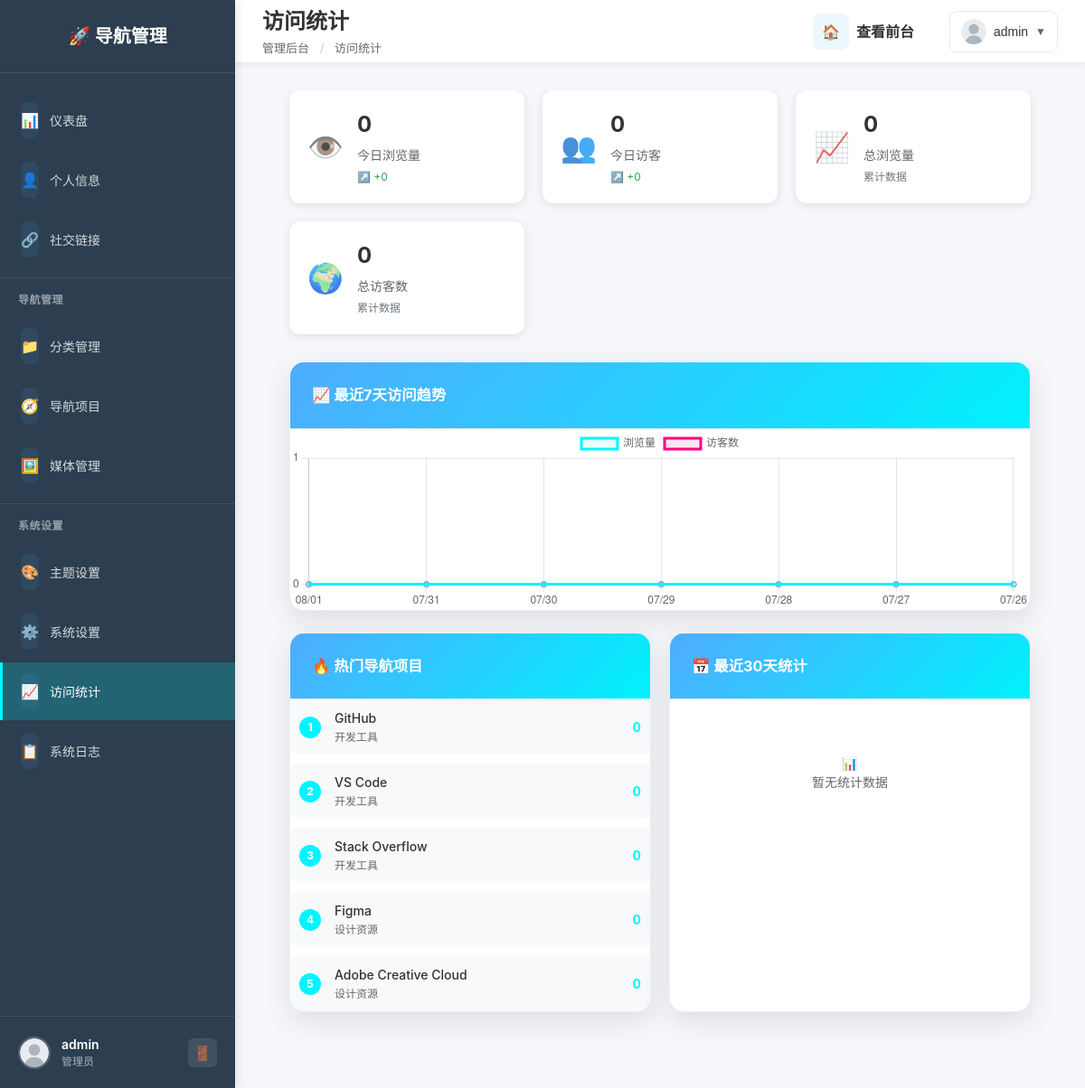
Page /admin/index.php?page=stats (signed in) on the committed database.
### tables this page shows
CREATE TABLE `nav_items` (
  `id` int(11) NOT NULL AUTO_INCREMENT,
  `category_id` int(11) NOT NULL COMMENT '分类ID',
  `name` varchar(100) NOT NULL COMMENT '项目名称',
  `url` varchar(500) NOT NULL COMMENT '链接地址',
  `icon` varchar(255) DEFAULT NULL COMMENT '项目图标',
  `description` text COMMENT '项目描述',
  `sort_order` int(11) DEFAULT '0' COMMENT '排序',
  `is_active` tinyint(1) DEFAULT '1' COMMENT '是否启用',
  `click_count` int(11) DEFAULT '0' COMMENT '点击次数',
  `is_featured` tinyint(1) DEFAULT '0' COMMENT '是否推荐',
  `target` enum('_self','_blank') DEFAULT '_blank' COMMENT '打开方式',
  `created_at` timestamp NULL DEFAULT CURRENT_TIMESTAMP,
  `updated_at` timestamp NULL DEFAULT CURRENT_TIMESTAMP ON UPDATE CURRENT_TIMESTAMP,
  PRIMARY KEY (`id`),
  KEY `category_id` (`category_id`),
  CONSTRAINT `nav_items_ibfk_1` FOREIGN KEY (`category_id`) REFERENCES `nav_categories` (`id`) ON DELETE CASCADE
);

CREATE TABLE `nav_categories` (
  `id` int(11) NOT NULL AUTO_INCREMENT,
  `name` varchar(100) NOT NULL COMMENT '分类名称',
  `icon` varchar(255) DEFAULT NULL COMMENT '分类图标',
  `color` varchar(7) NOT NULL DEFAULT '#00f5ff' COMMENT '分类颜色',
  `description` text COMMENT '分类描述',
  `sort_order` int(11) DEFAULT '0' COMMENT '排序',
  `is_active` tinyint(1) DEFAULT '1' COMMENT '是否启用',
  `created_at` timestamp NULL DEFAULT CURRENT_TIMESTAMP,
  `updated_at` timestamp NULL DEFAULT CURRENT_TIMESTAMP ON UPDATE CURRENT_TIMESTAMP,
  PRIMARY KEY (`id`)
);

### admin/includes/functions.php (called while the page is built, shortened)
<?php
function getCurrentUser() {
    $db = getDatabase();
    $stmt = $db->prepare("SELECT id, username, email, avatar, last_login FROM admin_users WHERE id = ?");
    $stmt->execute([$_SESSION['admin_id']]);
    return $stmt->fetch();
}
function fetchAll($sql, $params = []) {
    try {
        $db = getDatabase();
        $stmt = $db->prepare($sql);
        $stmt->execute($params);
        return $stmt->fetchAll();
    } catch (Exception $e) {
        error_log('fetchAll错误: ' . $e->getMessage());
        return [];
    }
}
function fetchOne($sql, $params = []) {
    try {
        $db = getDatabase();
        $stmt = $db->prepare($sql);
        $stmt->execute($params);
        return $stmt->fetch();
    } catch (Exception $e) {
        error_log('fetchOne错误: ' . $e->getMessage());
        return null;
    }
}

### admin/pages/stats.php (the view, shortened to what this page needs)
<?php
$today = date('Y-m-d');
$yesterday = date('Y-m-d', strtotime('-1 day'));
$lastMonth = date('Y-m-d', strtotime('-30 days'));
$todayStats = fetchOne("SELECT * FROM visit_stats WHERE date = ?", [$today]) ?: [
    'page_views' => 0,
    'unique_visitors' => 0,
    'nav_clicks' => '{}',
    'user_agents' => '{}',
    'referrers' => '{}'
];
$yesterdayStats = fetchOne("SELECT * FROM visit_stats WHERE date = ?", [$yesterday]) ?: [
    'page_views' => 0,
    'unique_visitors' => 0
];
$monthStats = fetchAll("SELECT * FROM visit_stats WHERE date >= ? ORDER BY date ASC", [$lastMonth]);
$totalViews = fetchOne("SELECT SUM(page_views) as total FROM visit_stats")['total'] ?? 0;
$totalVisitors = fetchOne("SELECT SUM(unique_visitors) as total FROM visit_stats")['total'] ?? 0;
$popularItems = fetchAll("
    SELECT n.name, n.url, n.click_count, c.name as category_name
    FROM nav_items n
    LEFT JOIN nav_categories c ON n.category_id = c.id
    WHERE n.is_active = 1
    ORDER BY n.click_count DESC
    LIMIT 5
");
$chartDates = [];
$chartViews = [];
$chartVisitors = [];
for ($i = count($chartDates); $i < 7; $i++) {
    $date = date('m/d', strtotime("-" . (6 - $i) . " days"));
    array_unshift($chartDates, $date);
    array_unshift($chartViews, 0);
    array_unshift($chartVisitors, 0);
}
?>
<div class="page-content" style="padding-top: 0; margin-top: 0;">
    <div class="stats-overview">
        <div class="stat-card">
            <div class="stat-icon">👁️</div>
            <div class="stat-content">
                <div class="stat-number"><?= number_format($todayStats['page_views']) ?></div>
                <div class="stat-label">今日浏览量</div>
                <div class="stat-change">
                    <?php
                    $change = $todayStats['page_views'] - $yesterdayStats['page_views'];
                    $changeClass = $change >= 0 ? 'positive' : 'negative';
                    $changeIcon = $change >= 0 ? '↗️' : '↘️';
                    ?>
                    <span class="change-<?= $changeClass ?>">
                        <?= $changeIcon ?> <?= $change >= 0 ? '+' : '' ?><?= $change ?>
                    </span>
                </div>
            </div>
        </div>
        <div class="stat-card">
            <div class="stat-icon">👥</div>
            <div class="stat-content">
                <div class="stat-number"><?= number_format($todayStats['unique_visitors']) ?></div>
                <div class="stat-label">今日访客</div>
                <div class="stat-change">
                    <?php
                    $change = $todayStats['unique_visitors'] - $yesterdayStats['unique_visitors'];
                    $changeClass = $change >= 0 ? 'positive' : 'negative';
                    $changeIcon = $change >= 0 ? '↗️' : '↘️';
                    ?>
                    <span class="change-<?= $changeClass ?>">
                        <?= $changeIcon ?> <?= $change >= 0 ? '+' : '' ?><?= $change ?>
                    </span>
                </div>
            </div>
        </div>
        <div class="stat-card">
            <div class="stat-icon">📈</div>
            <div class="stat-content">
                <div class="stat-number"><?= number_format($totalViews) ?></div>
                <div class="stat-label">总浏览量</div>
                <div class="stat-change">
                    <span class="change-neutral">累计数据</span>
                </div>
            </div>
        </div>
        <div class="stat-card">
            <div class="stat-icon">🌍</div>
            <div class="stat-content">
                <div class="stat-number"><?= number_format($totalVisitors) ?></div>
                <div class="stat-label">总访客数</div>
                <div class="stat-change">
                    <span class="change-neutral">累计数据</span>
                </div>
            </div>
        </div>
    </div>
    <div class="card">
        <div class="card-header">
            <h3>📈 最近7天访问趋势</h3>
        </div>
        <div class="card-content">
            <canvas id="visitsChart" width="400" height="200"></canvas>
        </div>
    </div>
    <div class="stats-grid">
        <div class="card">
            <div class="card-header">
                <h3>🔥 热门导航项目</h3>
            </div>
            <div class="card-content">
                <?php if (empty($popularItems)): ?>
                    <div class="empty-state">
                        <div class="empty-icon">📊</div>
                        <p>暂无点击数据</p>
                    </div>
                <?php else: ?>
                    <div class="popular-items">
                        <?php foreach ($popularItems as $index => $item): ?>
                            <div class="popular-item">
                                <div class="item-rank"><?= $index + 1 ?></div>
                                <div class="item-info">
                                    <div class="item-name"><?= htmlspecialchars($item['name']) ?></div>
                                    <div class="item-category"><?= htmlspecialchars($item['category_name'] ?? '未分类') ?></div>
                                </div>
                                <div class="item-clicks"><?= number_format($item['click_count']) ?></div>
                            </div>
                        <?php endforeach; ?>
                    </div>
                <?php endif; ?>
            </div>
        </div>
        <div class="card">
            <div class="card-header">
                <h3>📅 最近30天统计</h3>
            </div>
            <div class="card-content">
                <?php if (empty($monthStats)): ?>
                    <div class="empty-state">
                        <div class="empty-icon">📊</div>
                        <p>暂无统计数据</p>
                    </div>
                <?php endif; ?>
            </div>
        </div>
    </div>
</div>
<script>
// 创建访问趋势图表
const ctx = document.getElementById('visitsChart').getContext('2d');
const chart = new Chart(ctx, {
    type: 'line',
    data: {
        labels: <?= json_encode($chartDates) ?>,
        datasets: [{
            label: '浏览量',
            data: <?= json_encode($chartViews) ?>,
            borderColor: '#00f5ff',
            backgroundColor: 'rgba(0, 245, 255, 0.1)',
            tension: 0.4,
            fill: true
        }, {
            label: '访客数',
            data: <?= json_encode($chartVisitors) ?>,
            borderColor: '#ff0080',
            backgroundColor: 'rgba(255, 0, 128, 0.1)',
            tension: 0.4,
            fill: true
        }]
    },
    options: {
        responsive: true,
        maintainAspectRatio: false,
        plugins: {
            legend: {
                position: 'top',
            }
        },
        scales: {
            y: {
                beginAtZero: true,
                ticks: {
                    stepSize: 1
                }
            }
        }
    }
});
</script>

### admin/index.php (shortened to what this page needs)
<?php
require_once __DIR__ . '/includes/functions.php';
$page = $_GET['page'] ?? 'dashboard';
$currentUser = function_exists('getCurrentUser') ? getCurrentUser() : ['username' => 'Admin', 'avatar' => '../assets/images/default-avatar.svg'];
$pageTitles = [
    'dashboard' => '仪表盘',
    'profile' => '个人信息',
    'social' => '社交链接',
    'navigation' => '导航管理',
    'categories' => '分类管理',
    'media' => '媒体管理',
    'themes' => '主题设置',
    'settings' => '系统设置',
    'stats' => '访问统计',
    'logs' => '系统日志'
];
$pageTitle = $pageTitles[$page] ?? '管理后台';
?>
<!DOCTYPE html>
<html lang="zh-CN">
<head>
    <link rel="stylesheet" href="assets/css/admin.css">
    <link rel="stylesheet" href="assets/css/components.css">
</head>
<body>
        <div class="admin-layout">
            <aside class="sidebar">
                <div class="sidebar-header">
                    <div class="logo">
                        <h2>🚀 导航管理</h2>
                    </div>
                </div>
                <nav class="sidebar-nav">
                    <ul>
                        <li class="<?= $page === 'dashboard' ? 'active' : '' ?>">
                            <a href="?page=dashboard">
                                <span class="icon">📊</span>
                                <span class="text">仪表盘</span>
                            </a>
                        </li>
                        <li class="<?= $page === 'profile' ? 'active' : '' ?>">
                            <a href="?page=profile">
                                <span class="icon">👤</span>
                                <span class="text">个人信息</span>
                            </a>
                        </li>
                        <li class="<?= $page === 'social' ? 'active' : '' ?>">
                            <a href="?page=social">
                                <span class="icon">🔗</span>
                                <span class="text">社交链接</span>
                            </a>
                        </li>
                        <li class="nav-divider">导航管理</li>
                        <li class="<?= $page === 'categories' ? 'active' : '' ?>">
                            <a href="?page=categories">
                                <span class="icon">📁</span>
                                <span class="text">分类管理</span>
                            </a>
                        </li>
                        <li class="<?= $page === 'navigation' ? 'active' : '' ?>">
                            <a href="?page=navigation">
                                <span class="icon">🧭</span>
                                <span class="text">导航项目</span>
                            </a>
                        </li>
                        <li class="<?= $page === 'media' ? 'active' : '' ?>">
                            <a href="?page=media">
                                <span class="icon">🖼️</span>
                                <span class="text">媒体管理</span>
                            </a>
                        </li>
                        <li class="nav-divider">系统设置</li>
                        <li class="<?= $page === 'themes' ? 'active' : '' ?>">
                            <a href="?page=themes">
                                <span class="icon">🎨</span>
                                <span class="text">主题设置</span>
                            </a>
                        </li>
                        <li class="<?= $page === 'settings' ? 'active' : '' ?>">
                            <a href="?page=settings">
                                <span class="icon">⚙️</span>
                                <span class="text">系统设置</span>
                            </a>
                        </li>
                        <li class="<?= $page === 'stats' ? 'active' : '' ?>">
                            <a href="?page=stats">
                                <span class="icon">📈</span>
                                <span class="text">访问统计</span>
                            </a>
                        </li>
                        <li class="<?= $page === 'logs' ? 'active' : '' ?>">
                            <a href="?page=logs">
                                <span class="icon">📋</span>
                                <span class="text">系统日志</span>
                            </a>
                        </li>
                    </ul>
                </nav>
                <div class="sidebar-footer">
                    <div class="user-info">
                        <div class="user-avatar">
                            <img src="<?= $currentUser['avatar'] ?? '../assets/images/default-avatar.svg' ?>" alt="头像">
                        </div>
                        <div class="user-details">
                            <div class="user-name"><?= htmlspecialchars($currentUser['username']) ?></div>
                            <div class="user-role">管理员</div>
                        </div>
                    </div>
                    <a href="?page=logout" class="logout-btn" title="退出登录">🚪</a>
                </div>
            </aside>
            <main class="main-content">
                <header class="top-bar">
                    <div class="page-title">
                        <h1><?= $pageTitle ?></h1>
                        <div class="breadcrumb">
                            <span>管理后台</span>
                            <span class="separator">/</span>
                            <span><?= $pageTitle ?></span>
                        </div>
                    </div>
                    <div class="top-actions">
                        <a href="../index.html" target="_blank" class="btn btn-outline">
                            <span class="icon">🏠</span>
                            <span>查看前台</span>
                        </a>
                        <div class="user-menu">
                            <button class="user-menu-btn">
                                <img src="<?= $currentUser['avatar'] ?? '../assets/images/default-avatar.svg' ?>" alt="头像">
                                <span><?= htmlspecialchars($currentUser['username']) ?></span>
                                <span class="arrow">▼</span>
                            </button>
                        </div>
                    </div>
                </header>
                <div class="page-content">
                    <?php
                    $pageFile = "pages/{$page}.php";
                    if (file_exists($pageFile)) {
                        include $pageFile;
                    } else {
                        echo '<div class="error-message">页面不存在</div>';
                    }
                    ?>
                </div>
            </main>
        </div>
</body>
</html>

### rows in the picture
nav_items: name "GitHub", category.name "开发工具", click_count "0"
nav_items: name "VS Code", category.name "开发工具", click_count "0"
nav_items: name "Stack Overflow", category.name "开发工具", click_count "0"
nav_items: name "Figma", category.name "设计资源", click_count "0"
nav_items: name "Adobe Creative Cloud", category.name "设计资源", click_count "0"

### other values in the picture
$currentUser['username'] "admin"
$pageTitle "访问统计"
$todayStats['page_views'] "0"
$changeIcon "↗️"
$change "0"
$todayStats['unique_visitors'] "0"
$totalViews "0"
$totalVisitors "0"
chart data {{ json_encode($chartViews) }} [0,0,0,0,0,0,0]
chart data {{ json_encode($chartVisitors) }} [0,0,0,0,0,0,0]
